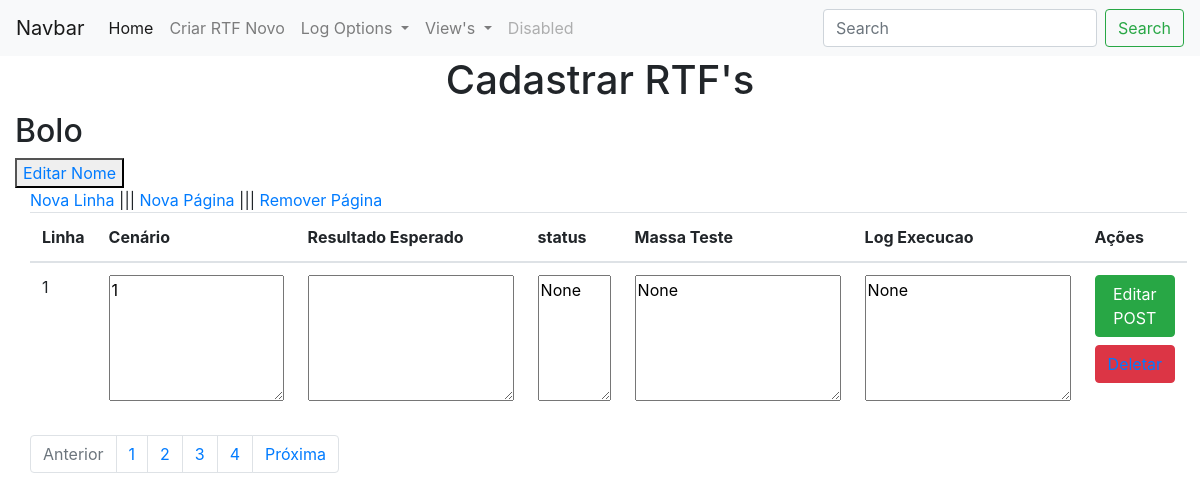
The app's page /viewCenarios/1/1 with its own data.
### app.py (models this page shows, shortened)
class Pagina(db.Model):
    id_pagina = db.Column("id_pagina", db.Integer, primary_key=True, autoincrement=True)
    id_rtf = db.Column(db.Integer, db.ForeignKey('rt_fs.id'))  # o db por alguma razão chamou RTFs de rt_fs
    numero = db.Column(db.Integer)
    nome = db.Column(db.String(30))
    cenarios = db.relationship('Cenarios', backref='pagina_class')

class Cenarios(db.Model):
    id_cenario = db.Column("id_cenario", db.Integer, primary_key=True, autoincrement=True)
    id_rtf = db.Column(db.Integer, db.ForeignKey('rt_fs.id'))  # o db por alguma razão chamou RTFs de rt_fs
    id_pagina = db.Column(db.Integer, db.ForeignKey('pagina.id_pagina'))
    pagina = db.Column(db.Integer)
    linha = db.Column(db.Integer)
    cenario = db.Column(db.String(250))
    resultado_esperado = db.Column(db.String(250))
    status = db.Column(db.Integer)
    massa_teste = db.Column(db.String(250))
    log_execucao = db.Column(db.String(10000))

### app.py (the view)
@app.route("/viewCenarios/<int:id_rtf>/<int:pagina>")
def viewCenarios(id_rtf, pagina):
    cenarios = Cenarios.query.filter_by(id_rtf=id_rtf, pagina=pagina)
    rtf = RTFs.query.get(id_rtf)
    pagina_obj = Pagina.query.filter_by(id_rtf=id_rtf, numero=pagina).first()
    try:
        qtd_pages = rtf.qtd_pages  # tenta pegar a qtd_paginas, se n conseguir, o array está vazio
        nome_pagina = pagina_obj.nome
        return render_template("viewCenarios.html", values=cenarios, id_rtf=id_rtf, pagina=pagina, qtd_pages=qtd_pages, nome_pagina=nome_pagina)
    except AttributeError:
        rtf.qtd_pages = 1
        if pagina_obj is None or pagina_obj.nome is None:
            pagina_obj = Pagina(id_rtf, 1, f"Pagina {1}")
            db.session.add(pagina_obj)
        db.session.commit()
        flash('RTF está sem nenhum cenário! Adicione o primeiro ;D')
        return render_template("adicionar_cenario.html", id_rtf=id_rtf, pagina=1)

### templates/viewCenarios.html (shortened to what this page needs)
{% extends "base.html" %}
{% block content%}
    <div>
        <h2>{{nome_pagina}}</h2>
        <button class="btnr"><a href="{{ url_for('editar_nome_pagina', id_rtf=id_rtf, pagina=pagina) }}">Editar Nome</a></button>
    </div>
    <div class="container">
        <div class="row">
            <div class="col-xs-12">
                <a href="{{url_for('add_cenario', id_rtf=id_rtf, pagina=pagina)}}">Nova Linha</a>
                |||
                <a href="{{url_for('add_pagina', id_rtf=id_rtf, pagina_atual=pagina)}}">Nova Página</a>
                |||
                <a href="{{url_for('delete_pagina', id_rtf=id_rtf, pagina=pagina)}}">Remover Página</a>
            </div>
            <div class="col-xs-12">
                <table class="table">
                    <thead>
                        <th>Linha</th>
                        <th>Cenário</th>
                        <th>Resultado Esperado</th>
                        <th>status</th>
                        <th>Massa Teste</th>
                        <th>Log Execucao</th>
                        <th>Ações</th>
                    </thead>
                    <tbody>
                        {% for item in values %}
                            <form action="{{url_for('edit_cenario', id_rtf=item.id_rtf, pagina=item.pagina, linha=item.linha)}}" method="POST">
                                <tr>
                                    <td>{{ item.linha }}</td>
                                    <td><textarea name="cenario" id="cenario" cols="15" rows="5">{{ item.cenario }}</textarea></td>
                                    <td><textarea name="resultado_esperado" id="resultado_esperado" cols="18" rows="5">{{ item.resultado_esperado }}</textarea></td>
                                    <td><textarea name="status" id="status" cols="5" rows="5">{{ item.status }}</textarea></td>
                                    <td><textarea name="massa_teste" id="massa_teste" cols="18" rows="5">{{ item.massa_teste }}</textarea></td>
                                    <td><textarea name="log_execucao" id="log_execucao" cols="18" rows="5">{{ item.log_execucao }}</textarea></td>
                                    <td>
                                        <button type="submit" class="btn btn-block btn-success">Editar POST</button>
                                        <button class="btn btn-block btn-danger"><a href="{{url_for('delete_cenario', id_rtf=item.id_rtf, pagina=item.pagina, linha=item.linha)}}">Deletar</a></button>
                                    </td>
                                </tr>
                            </form>
                        {% endfor %}
                    </tbody>
                </table>
                <nav aria-label="...">
                    <ul class="pagination">
                        {% if pagina==1 %}
                            <li class="page-item disabled">
                                <a class="page-link" href="#" tabindex="-1">Anterior</a>
                            </li>
                        {% else %}
                            <li class="page-item">
                                <a class="page-link" href="{{url_for('viewCenarios', id_rtf=id_rtf, pagina=pagina-1)}}">Anterior</a>
                            </li>
                        {% endif %}
                        {% for page in range(qtd_pages) %}
                            <li class="page-item">
                                <a class="page-link" href="{{url_for('viewCenarios', id_rtf=id_rtf, pagina=page+1)}}">{{ page+1 }}</a>
                            </li>
                        {% endfor %}
                        {% if pagina==qtd_pages %}
                            <li class="page-item disabled">
                                <a class="page-link" href="#" tabindex="-1">Próxima</a>
                            </li>
                        {% else %}
                            <li class="page-item">
                                <a class="page-link" href="{{url_for('viewCenarios', id_rtf=id_rtf, pagina=pagina+1)}}">Próxima</a>
                            </li>
                        {% endif %}
                    </ul>
                </nav>
            </div>
        </div>
    </div>
{% endblock %}

### records on screen
Pagina: nome "Bolo"
Cenarios: linha "1", cenario "1", status "None", massa_teste "None", log_execucao "None"

### other values on screen
{{ page+1 }} "1" "2" "3" "4"
